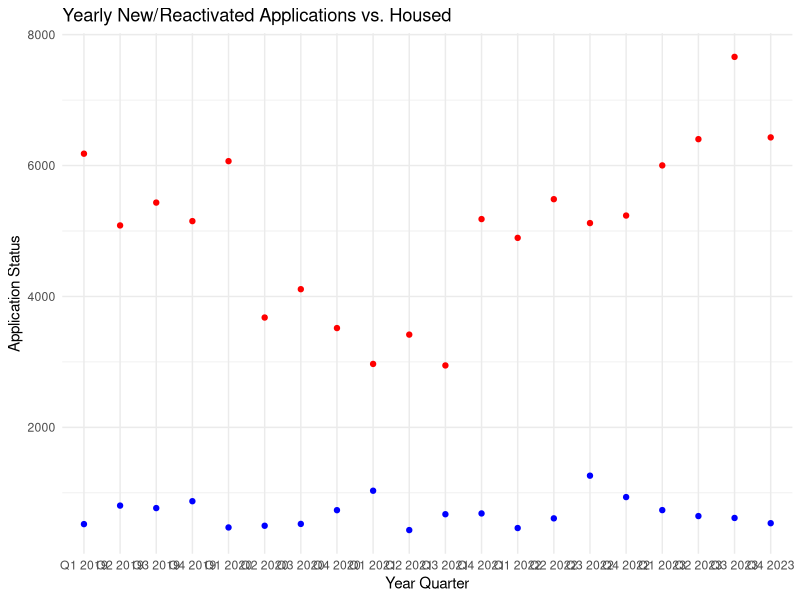

Write R code to recreate this figure. (Note: this script raises an error after producing the figure.)
## ---- chunk 1
#| include: false
#| warning: false
#| message: false

library(tidyverse)
library(palmerpenguins)

analysis_data <- read_csv(here::here("data/analysis_data.csv"))
## ---- chunk 2
#| label: applications
#| fig-cap: Data Overview
#| echo: false

library(knitr)

display<-select(analysis_data,quarter_year, household_no_dependents, household_with_dependents, new_reactivated,total_active_waiting_list)

kable(head(analysis_data))

## ---- chunk 3
#| echo: false
#| eval: true
#| warning: false
#| message: false

# Load required packages
library(ggplot2)

# Extract relevant columns with adjusted column names
year_quarter <- analysis_data$quarter_year
new_reactivated_applications <- analysis_data$new_reactivated
housed <- analysis_data$housed

# Create a data frame
plot_data <- data.frame(
              quarter_year = year_quarter,
              test = new_reactivated_applications,
              housed = housed
            )

# Convert Quarter/Year to factor to maintain order
plot_data$quarter_year <- 
  factor(plot_data$quarter_year, levels = unique(plot_data$quarter_year))

# Create a plot
ggplot(plot_data, 
       aes(x = quarter_year)) +
  geom_point(aes(y = test), color = "red") +
  geom_point(aes(y = housed), color = "blue") +
  scale_color_manual(values = c("blue", "red")) +
  labs(title = "Yearly New/Reactivated Applications vs. Housed",
       x = "Year Quarter",
       y = "Application Status") +
  theme_minimal() +
  theme(legend.title = element_blank())

## ---- chunk 4
#| echo: false
#| eval: true
#| warning: false
#| message: false

# Load required packages
library(ggplot2)

# Extract relevant columns with adjusted column names
year_quarter <- analysis_data$quarter_year
test <- analysis_data$total_active_waiting_list
seniors <- analysis_data$seniors

# Create a data frame
plot_data <- data.frame(
              quarter_year = year_quarter,
              test = total_active_waiting_list,
              seniors = seniors
            )

# Convert Quarter/Year to factor to maintain order
plot_data$quarter_year <- 
  factor(plot_data$quarter_year, levels = unique(plot_data$quarter_year))

# Create a plot
ggplot(plot_data, aes(x = quarter_year)) +
  geom_point(aes(y = test), color = "red") +
  geom_point(aes(y = housed), color = "blue") +
  scale_color_manual(values = c("blue", "red")) +
  labs(title = "Total Active Applications vs. Seniors' Applications",
       x = "Quarter Year",
       y = "Application Numbers") +
  theme_minimal() +
  theme(legend.title = element_blank())

## ---- chunk 5
#| echo: false
#| eval: true
#| warning: false
#| message: false

# Load required packages
library(ggplot2)

# Extract relevant columns with adjusted column names
year_quarter <- analysis_data$Quarter_Year
tes1 <- analysis_data$Household_no_dependents
test2 <- analysis_data$Household_with_dependents

# Create a data frame
plot_data <- data.frame(Year_Quarter = year_quarter,
                        test1 = household_no_dependents,
                        test2 = household_with_dependents)

# Convert Year_Quarter to factor to maintain order
plot_data$Year_Quarter <- factor(plot_data$Year_Quarter, levels = unique(plot_data$Year_Quarter))

# Create a line plot
ggplot(plot_data, aes(x = Year_Quarter)) +
  geom_point(aes(y = household_no_dependents, color = "red")) +
  geom_point(aes(y = household_with_dependents, color = "blue")) +
  scale_color_manual(values = c("blue", "red")) +
  labs(title = "Households with and without Dependents Applying for Social Housing",
       x = "Year Quarter",
       y = "Application Numbers") +
  theme_minimal() +
  theme(legend.title = element_blank())

## ---- chunk 6
#| echo: false
#| eval: true
#| warning: false
#| message: false

# Load required packages
library(ggplot2)

# Extract relevant columns with adjusted column names
year_quarter <- analysis_data$quarter_year
new_reactivated_applications <- analysis_data$new_reactivated
housed <- analysis_data$housed

# Create a data frame
plot_data <- data.frame(
              quarter_year = year_quarter,
              test = total_active_waiting_list ,
              inactive_cancelled = inactive_cancelled
            )

# Convert Quarter/Year to factor to maintain order
plot_data$quarter_year <- 
  factor(plot_data$quarter_year, levels = unique(plot_data$quarter_year))

# Extract relevant columns
inactive_cancelled <- analysis_data$inactive_cancelled
total_active_waiting_list <- analysis_data$total_active_waiting_list

# Add the new data to the existing plot_data data frame
plot_data$Inactive_Cancelled <- inactive_cancelled
plot_data$Total_Active_Waiting_List <- total_active_waiting_list

# Create a line plot
ggplot(plot_data, aes(x = quarter_year)) +
  geom_point(aes(y = Inactive_Cancelled, color = "Inactive/Cancelled")) +
  geom_point(aes(y = Total_Active_Waiting_List, color = "Total Active Waiting List")) +
  scale_color_manual(values = c("blue", "red")) +
  labs(title = "Inactive/Cancelled vs Total Active Waiting List",
       x = "Quarter Year",
       y = "Application Status") +
  theme_minimal() +
  theme(legend.title = element_blank())


## ---- chunk 7
#| eval: true
#| echo: false
#| message: false
#| warning: false
#| label: fig-ppcheckandposteriorvsprior
#| layout-ncol: 2
#| fig-cap: "Examining how the model fits, and is affected by, the data"
#| fig-subcap: ["Posterior prediction check", "Comparing the posterior with the prior"]

pp_check(first_model) +
  theme_classic() +
  theme(legend.position = "bottom")

posterior_vs_prior(first_model) +
  theme_minimal() +
  scale_color_brewer(palette = "Set1") +
  theme(legend.position = "bottom") +
  coord_flip()
## ---- chunk 8
#| echo: false
#| eval: true
#| message: false
#| warning: false
#| label: fig-stanareyouokay
#| fig-cap: "Checking the convergence of the MCMC algorithm"
#| fig-subcap: ["Trace plot", "Rhat plot"]
#| layout-ncol: 2

plot(first_model, "trace")

plot(first_model, "rhat")
